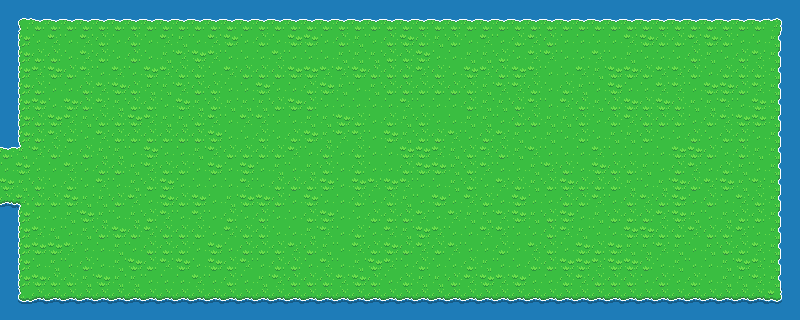

This game map was drawn from its Tiled (.tmx) file and the tilesets committed beside it. A one-line description and the trimmed map source follow:
An orthogonal 50x20 tile map with 16x16 px tiles, 1 tile layer (Tile Layer 1).

<map version="1.0" tiledversion="1.0.2" orientation="orthogonal" renderorder="left-down" width="50" height="20" tilewidth="16" tileheight="16" nextobjectid="1">
 <tileset firstgid="1" source="../Tileset/Overworld.tsx" />
 <layer name="Tile Layer 1" width="50" height="20">
  <data>[1000 cells, 1000 non-empty, 18 distinct tile ids]</data>
 </layer>
</map>
